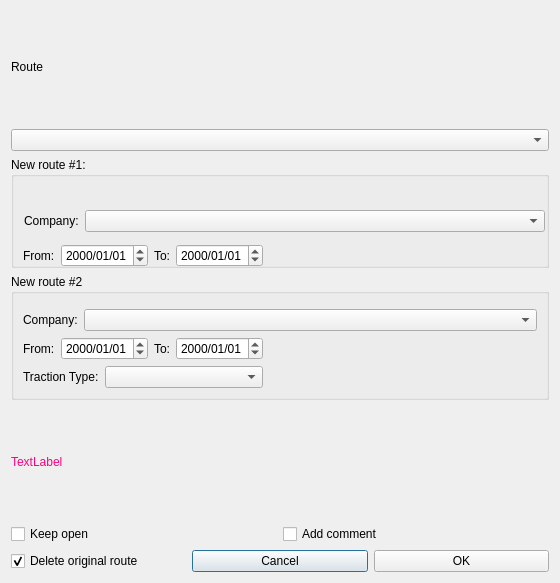
<?xml version="1.0" encoding="UTF-8"?>
<ui version="4.0">
 <class>SplitRoute</class>
 <widget class="QDialog" name="SplitRoute">
  <property name="geometry">
   <rect>
    <x>0</x>
    <y>0</y>
    <width>560</width>
    <height>583</height>
   </rect>
  </property>
  <property name="windowTitle">
   <string>Dialog</string>
  </property>
  <layout class="QGridLayout" name="gridLayout_3">
   <item row="4" column="0">
    <widget class="QLabel" name="lblHelp">
     <property name="palette">
      <palette>
       <active>
        <colorrole role="WindowText">
         <brush brushstyle="SolidPattern">
          <color alpha="255">
           <red>255</red>
           <green>0</green>
           <blue>127</blue>
          </color>
         </brush>
        </colorrole>
       </active>
       <inactive>
        <colorrole role="WindowText">
         <brush brushstyle="SolidPattern">
          <color alpha="255">
           <red>255</red>
           <green>0</green>
           <blue>127</blue>
          </color>
         </brush>
        </colorrole>
       </inactive>
       <disabled>
        <colorrole role="WindowText">
         <brush brushstyle="SolidPattern">
          <color alpha="255">
           <red>159</red>
           <green>158</green>
           <blue>158</blue>
          </color>
         </brush>
        </colorrole>
       </disabled>
      </palette>
     </property>
     <property name="text">
      <string>TextLabel</string>
     </property>
    </widget>
   </item>
   <item row="7" column="0">
    <layout class="QHBoxLayout" name="horizontalLayout">
     <item>
      <widget class="QCheckBox" name="chkDeleteOriginal">
       <property name="text">
        <string>Delete original route</string>
       </property>
       <property name="checked">
        <bool>true</bool>
       </property>
      </widget>
     </item>
     <item>
      <widget class="QPushButton" name="btnCancel">
       <property name="text">
        <string>Cancel</string>
       </property>
      </widget>
     </item>
     <item>
      <widget class="QPushButton" name="btnOK">
       <property name="text">
        <string>OK</string>
       </property>
      </widget>
     </item>
    </layout>
   </item>
   <item row="1" column="0">
    <widget class="QComboBox" name="cbRoutes"/>
   </item>
   <item row="2" column="0">
    <widget class="QGroupBox" name="groupBox1">
     <property name="title">
      <string>New route #1:</string>
     </property>
     <widget class="RouteNameWidget" name="rnw1" native="true">
      <property name="geometry">
       <rect>
        <x>12</x>
        <y>33</y>
        <width>502</width>
        <height>16</height>
       </rect>
      </property>
     </widget>
     <widget class="QCheckBox" name="chkAllowGap">
      <property name="geometry">
       <rect>
        <x>12</x>
        <y>120</y>
        <width>139</width>
        <height>24</height>
       </rect>
      </property>
      <property name="text">
       <string>Allow Date gap</string>
      </property>
     </widget>
     <widget class="QWidget" name="">
      <property name="geometry">
       <rect>
        <x>12</x>
        <y>83</y>
        <width>521</width>
        <height>31</height>
       </rect>
      </property>
      <layout class="QHBoxLayout" name="horizontalLayout_5">
       <item>
        <layout class="QHBoxLayout" name="horizontalLayout_4">
         <item>
          <widget class="QLabel" name="label_6">
           <property name="text">
            <string>From:</string>
           </property>
          </widget>
         </item>
         <item>
          <widget class="QDateEdit" name="dateFrom1">
           <property name="sizePolicy">
            <sizepolicy hsizetype="Fixed" vsizetype="Fixed">
             <horstretch>0</horstretch>
             <verstretch>0</verstretch>
            </sizepolicy>
           </property>
           <property name="displayFormat">
            <string>yyyy/MM/dd</string>
           </property>
          </widget>
         </item>
        </layout>
       </item>
       <item>
        <widget class="QLabel" name="label_7">
         <property name="text">
          <string>To:</string>
         </property>
        </widget>
       </item>
       <item>
        <widget class="QDateEdit" name="dateTo1">
         <property name="sizePolicy">
          <sizepolicy hsizetype="Fixed" vsizetype="Fixed">
           <horstretch>0</horstretch>
           <verstretch>0</verstretch>
          </sizepolicy>
         </property>
         <property name="displayFormat">
          <string>yyyy/MM/dd</string>
         </property>
        </widget>
       </item>
       <item>
        <spacer name="horizontalSpacer_3">
         <property name="orientation">
          <enum>Qt::Orientation::Horizontal</enum>
         </property>
         <property name="sizeHint" stdset="0">
          <size>
           <width>40</width>
           <height>20</height>
          </size>
         </property>
        </spacer>
       </item>
      </layout>
     </widget>
     <widget class="QWidget" name="">
      <property name="geometry">
       <rect>
        <x>13</x>
        <y>50</y>
        <width>521</width>
        <height>28</height>
       </rect>
      </property>
      <layout class="QHBoxLayout" name="horizontalLayout_8">
       <item>
        <widget class="QLabel" name="label_4">
         <property name="text">
          <string>Company:</string>
         </property>
        </widget>
       </item>
       <item>
        <widget class="QComboBox" name="cbCompany1">
         <property name="sizePolicy">
          <sizepolicy hsizetype="Expanding" vsizetype="Fixed">
           <horstretch>1</horstretch>
           <verstretch>0</verstretch>
          </sizepolicy>
         </property>
         <property name="minimumSize">
          <size>
           <width>400</width>
           <height>0</height>
          </size>
         </property>
        </widget>
       </item>
      </layout>
     </widget>
    </widget>
   </item>
   <item row="0" column="0">
    <widget class="QLabel" name="label">
     <property name="text">
      <string>Route</string>
     </property>
    </widget>
   </item>
   <item row="3" column="0">
    <widget class="QGroupBox" name="groupBox2">
     <property name="title">
      <string>New route #2</string>
     </property>
     <layout class="QGridLayout" name="gridLayout_2">
      <item row="1" column="0" colspan="3">
       <layout class="QHBoxLayout" name="horizontalLayout_9">
        <item>
         <widget class="QLabel" name="label_5">
          <property name="text">
           <string>Company:</string>
          </property>
         </widget>
        </item>
        <item>
         <widget class="QComboBox" name="cbCompany2">
          <property name="sizePolicy">
           <sizepolicy hsizetype="Expanding" vsizetype="Fixed">
            <horstretch>0</horstretch>
            <verstretch>0</verstretch>
           </sizepolicy>
          </property>
          <property name="minimumSize">
           <size>
            <width>400</width>
            <height>0</height>
           </size>
          </property>
         </widget>
        </item>
       </layout>
      </item>
      <item row="2" column="0">
       <layout class="QHBoxLayout" name="horizontalLayout_6">
        <item>
         <widget class="QLabel" name="label_8">
          <property name="text">
           <string>From:</string>
          </property>
         </widget>
        </item>
        <item>
         <widget class="QDateEdit" name="dateFrom2">
          <property name="sizePolicy">
           <sizepolicy hsizetype="Fixed" vsizetype="Fixed">
            <horstretch>0</horstretch>
            <verstretch>0</verstretch>
           </sizepolicy>
          </property>
          <property name="displayFormat">
           <string>yyyy/MM/dd</string>
          </property>
         </widget>
        </item>
       </layout>
      </item>
      <item row="2" column="1">
       <layout class="QHBoxLayout" name="horizontalLayout_7">
        <item>
         <widget class="QLabel" name="label_9">
          <property name="text">
           <string>To:</string>
          </property>
         </widget>
        </item>
        <item>
         <widget class="QDateEdit" name="dateTo2">
          <property name="sizePolicy">
           <sizepolicy hsizetype="Fixed" vsizetype="Fixed">
            <horstretch>0</horstretch>
            <verstretch>0</verstretch>
           </sizepolicy>
          </property>
          <property name="displayFormat">
           <string>yyyy/MM/dd</string>
          </property>
         </widget>
        </item>
       </layout>
      </item>
      <item row="2" column="2">
       <spacer name="horizontalSpacer_4">
        <property name="orientation">
         <enum>Qt::Orientation::Horizontal</enum>
        </property>
        <property name="sizeHint" stdset="0">
         <size>
          <width>40</width>
          <height>20</height>
         </size>
        </property>
       </spacer>
      </item>
      <item row="3" column="0" colspan="2">
       <layout class="QHBoxLayout" name="horizontalLayout_2">
        <item>
         <widget class="QLabel" name="label_2">
          <property name="text">
           <string>Traction Type:</string>
          </property>
         </widget>
        </item>
        <item>
         <widget class="QComboBox" name="cbTractionType">
          <property name="sizePolicy">
           <sizepolicy hsizetype="Preferred" vsizetype="Fixed">
            <horstretch>1</horstretch>
            <verstretch>0</verstretch>
           </sizepolicy>
          </property>
         </widget>
        </item>
       </layout>
      </item>
      <item row="3" column="2">
       <spacer name="horizontalSpacer_5">
        <property name="orientation">
         <enum>Qt::Orientation::Horizontal</enum>
        </property>
        <property name="sizeHint" stdset="0">
         <size>
          <width>40</width>
          <height>20</height>
         </size>
        </property>
       </spacer>
      </item>
      <item row="0" column="0" colspan="3">
       <widget class="RouteNameWidget" name="rnw2" native="true">
        <property name="sizePolicy">
         <sizepolicy hsizetype="Expanding" vsizetype="Preferred">
          <horstretch>0</horstretch>
          <verstretch>0</verstretch>
         </sizepolicy>
        </property>
       </widget>
      </item>
     </layout>
    </widget>
   </item>
   <item row="6" column="0">
    <layout class="QHBoxLayout" name="horizontalLayout_3">
     <item>
      <widget class="QCheckBox" name="cbKeepOpen">
       <property name="text">
        <string>Keep open</string>
       </property>
      </widget>
     </item>
     <item>
      <widget class="QCheckBox" name="chkAddComment">
       <property name="text">
        <string>Add comment</string>
       </property>
      </widget>
     </item>
    </layout>
   </item>
  </layout>
 </widget>
 <customwidgets>
  <customwidget>
   <class>RouteNameWidget</class>
   <extends>QWidget</extends>
   <header>routenamewidget.h</header>
   <container>1</container>
  </customwidget>
 </customwidgets>
 <resources/>
 <connections/>
</ui>
